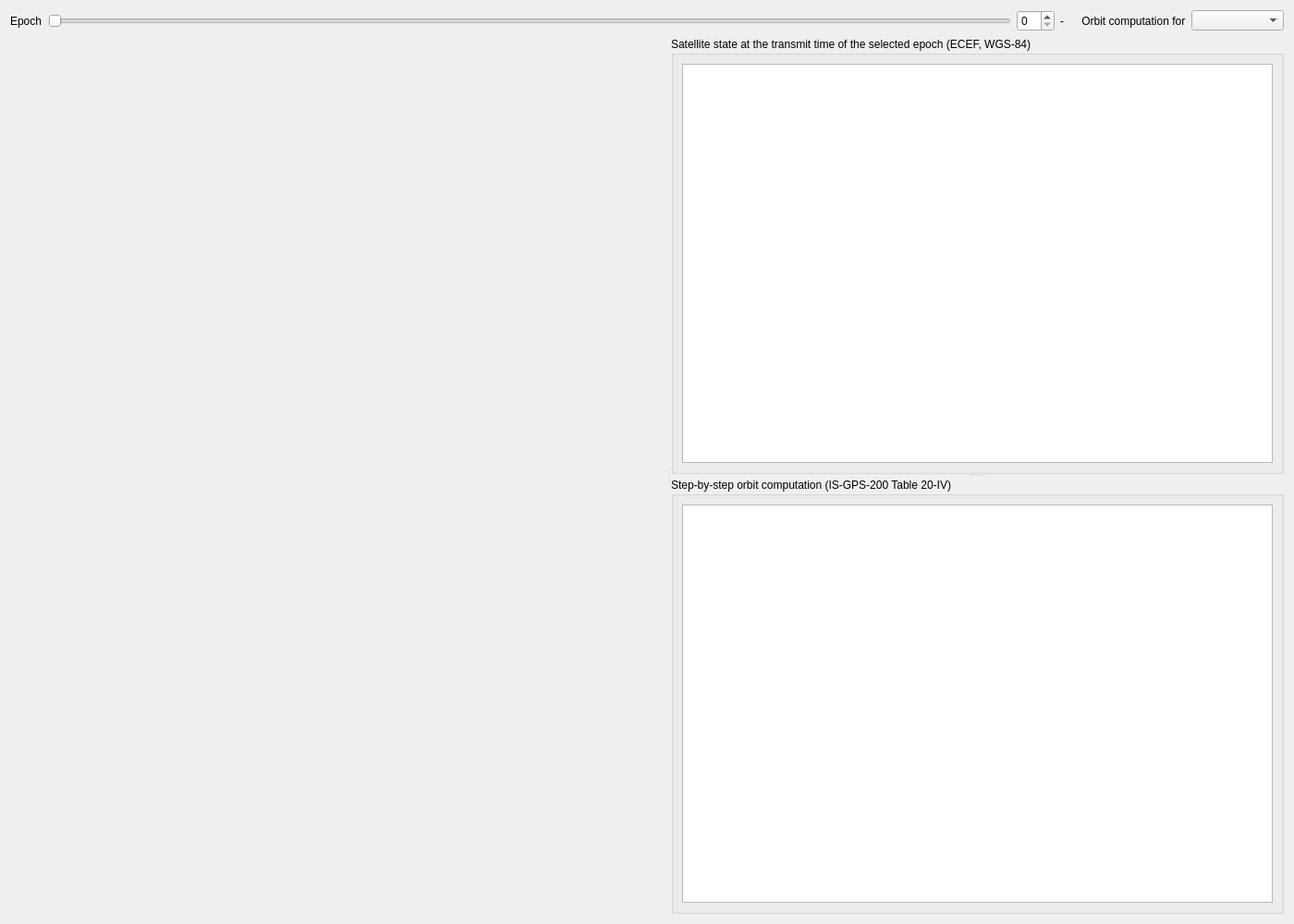
<?xml version="1.0" encoding="UTF-8"?>
<ui version="4.0">
 <class>SatellitesPage</class>
 <widget class="QWidget" name="SatellitesPage">
  <property name="geometry">
   <rect><x>0</x><y>0</y><width>1400</width><height>1000</height></rect>
  </property>
  <layout class="QVBoxLayout" name="mainLayout">
   <item>
    <layout class="QHBoxLayout" name="controlsLayout">
     <item><widget class="QLabel" name="epochLabel"><property name="text"><string>Epoch</string></property></widget></item>
     <item><widget class="QSlider" name="epochSlider"><property name="orientation"><enum>Qt::Horizontal</enum></property></widget></item>
     <item><widget class="QSpinBox" name="epochSpin"/></item>
     <item><widget class="QLabel" name="epochInfoLabel"><property name="text"><string>-</string></property></widget></item>
     <item><widget class="QLabel" name="prnLabel"><property name="text"><string>    Orbit computation for</string></property></widget></item>
     <item><widget class="QComboBox" name="prnCombo"><property name="minimumSize"><size><width>100</width><height>0</height></size></property></widget></item>
    </layout>
   </item>
   <item>
    <widget class="QSplitter" name="splitter">
     <property name="orientation"><enum>Qt::Horizontal</enum></property>
     <widget class="QWidget" name="leftWidget">
      <layout class="QVBoxLayout" name="leftLayout">
       <property name="leftMargin"><number>0</number></property>
       <property name="topMargin"><number>0</number></property>
       <property name="rightMargin"><number>0</number></property>
       <property name="bottomMargin"><number>0</number></property>
       <item>
        <widget class="gui::SkyPlotWidget" name="skyPlot" native="true">
         <property name="minimumSize"><size><width>300</width><height>300</height></size></property>
         <property name="title" stdset="0"><string>Sky plot (filled = used, hollow = predicted from almanac, lines = tracks)</string></property>
        </widget>
       </item>
       <item>
        <widget class="gui::PlotWidget" name="elevationPlot" native="true">
         <property name="title" stdset="0"><string>Satellite elevation</string></property>
         <property name="xLabel" stdset="0"><string>GPS time of week (s)</string></property>
         <property name="yLabel" stdset="0"><string>Elevation (deg)</string></property>
        </widget>
       </item>
       <item>
        <widget class="gui::PlotWidget" name="groundPlot" native="true">
         <property name="title" stdset="0"><string>Sub-satellite points and receiver</string></property>
         <property name="xLabel" stdset="0"><string>Longitude (deg)</string></property>
         <property name="yLabel" stdset="0"><string>Latitude (deg)</string></property>
        </widget>
       </item>
      </layout>
     </widget>
     <widget class="QSplitter" name="rightSplitter">
      <property name="orientation"><enum>Qt::Vertical</enum></property>
      <widget class="QGroupBox" name="stateGroup">
       <property name="title"><string>Satellite state at the transmit time of the selected epoch (ECEF, WGS-84)</string></property>
       <layout class="QVBoxLayout" name="stateLayout">
        <item><widget class="gui::DataTable" name="stateTable"/></item>
       </layout>
      </widget>
      <widget class="QGroupBox" name="keplerGroup">
       <property name="title"><string>Step-by-step orbit computation (IS-GPS-200 Table 20-IV)</string></property>
       <layout class="QVBoxLayout" name="keplerLayout">
        <item><widget class="gui::DataTable" name="keplerTable"/></item>
       </layout>
      </widget>
     </widget>
    </widget>
   </item>
  </layout>
 </widget>
 <customwidgets>
  <customwidget>
   <class>gui::PlotWidget</class>
   <extends>QWidget</extends>
   <header>gui/PlotWidget.h</header>
   <container>1</container>
  </customwidget>
  <customwidget>
   <class>gui::SkyPlotWidget</class>
   <extends>QWidget</extends>
   <header>gui/SkyPlotWidget.h</header>
   <container>1</container>
  </customwidget>
  <customwidget>
   <class>gui::DataTable</class>
   <extends>QTableWidget</extends>
   <header>gui/DataTable.h</header>
  </customwidget>
 </customwidgets>
 <resources/>
 <connections>
  <connection>
   <sender>epochSlider</sender>
   <signal>valueChanged(int)</signal>
   <receiver>epochSpin</receiver>
   <slot>setValue(int)</slot>
  </connection>
  <connection>
   <sender>epochSpin</sender>
   <signal>valueChanged(int)</signal>
   <receiver>epochSlider</receiver>
   <slot>setValue(int)</slot>
  </connection>
 </connections>
</ui>
